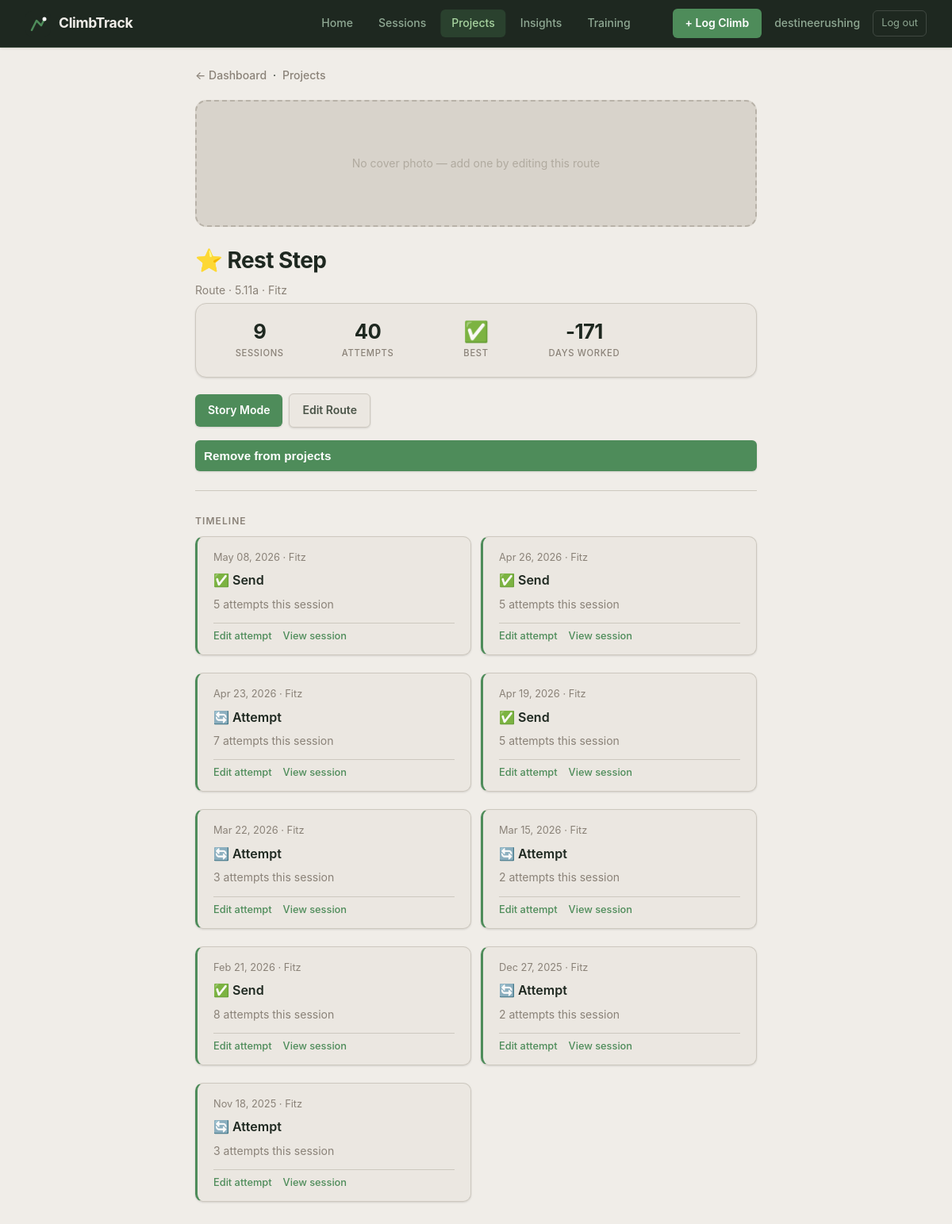
Page /route/39 (signed in) on the committed database.
### app.py (models this page shows, shortened)
class User(UserMixin, db.Model):
    id = db.Column(db.Integer, primary_key=True)
    email = db.Column(db.String(150), unique=True, nullable=False)
    display_name = db.Column(db.String(100), nullable=False)
    password_hash = db.Column(db.String(256), nullable=False)
    created_at = db.Column(db.DateTime, default=datetime.utcnow)
    sessions = db.relationship('Session', backref='user', lazy=True)

class Route(db.Model):
    id = db.Column(db.Integer, primary_key=True)
    name = db.Column(db.String(100), nullable=False)
    gym_id = db.Column(db.Integer, db.ForeignKey('gym.id'), nullable=True)
    location = db.Column(db.String(100))
    discipline = db.Column(db.String(20), default='boulder')
    grade = db.Column(db.String(20))
    is_project = db.Column(db.Boolean, default=False)
    image_filename = db.Column(db.String(200))
    created_at = db.Column(db.DateTime, default=datetime.utcnow)
    climbs = db.relationship('Climb', backref='route', lazy=True)

class Gym(db.Model):
    id = db.Column(db.Integer, primary_key=True)
    name = db.Column(db.String(100), nullable=False, unique=True)
    address = db.Column(db.String(200))
    is_outdoor = db.Column(db.Boolean, default=False)
    image_filename = db.Column(db.String(200))
    created_at = db.Column(db.DateTime, default=datetime.utcnow)
    sessions = db.relationship('Session', backref='gym', lazy=True)
    routes = db.relationship('Route', backref='gym', lazy=True)

class Climb(db.Model):
    id = db.Column(db.Integer, primary_key=True)
    session_id = db.Column(db.Integer, db.ForeignKey('session.id'), nullable=True)
    route_id = db.Column(db.Integer, db.ForeignKey('route.id'), nullable=True)
    climb_name = db.Column(db.String(100))
    discipline = db.Column(db.String(20), default='boulder')  # 'boulder' or 'route'
    grade = db.Column(db.String(20))
    attempts = db.Column(db.Integer)
    result = db.Column(db.String(20), default='attempt')
    notes = db.Column(db.String(500))
    style_tags = db.Column(db.String(300))  # comma-separated e.g. "crimp,overhang"
    photo_filename = db.Column(db.String(200))
    video_url = db.Column(db.String(500))

class Session(db.Model):
    id = db.Column(db.Integer, primary_key=True)
    date = db.Column(db.DateTime, default=datetime.utcnow)
    gym_id = db.Column(db.Integer, db.ForeignKey('gym.id'), nullable=True)
    user_id = db.Column(db.Integer, db.ForeignKey('user.id'), nullable=True)
    location = db.Column(db.String(100))
    session_type = db.Column(db.String(20), default='indoor')
    notes = db.Column(db.String(300))
    climbs = db.relationship('Climb', backref='session', lazy=True)

### app.py (the view)
@app.route("/route/<int:route_id>")
@login_required
def view_route(route_id):
    route = Route.query.get_or_404(route_id)
    climbs = sorted(
        [c for c in route.climbs if c.session],
        key=lambda c: c.session.date,
        reverse=True
    )
    total_attempts = sum(c.attempts for c in climbs)
    session_ids = {c.session_id for c in climbs}
    best_result = None
    for priority in ['onsight', 'flash', 'send', 'attempt']:
        if any(c.result == priority for c in climbs):
            best_result = priority
            break
    days_worked = None
    if len(climbs) >= 2:
        days_worked = (climbs[-1].session.date - climbs[0].session.date).days
    return render_template(
        "route_detail.html",
        route=route,
        climbs=climbs,
        total_attempts=total_attempts,
        session_count=len(session_ids),
        best_result=best_result,
        days_worked=days_worked,
        result_labels=RESULT_LABELS,
    )

### app.py (called while the page is built)
@login_manager.user_loader
def load_user(user_id):
    return User.query.get(int(user_id))

### templates/route_detail.html (shortened to what this page needs)
<!DOCTYPE html>
<html>
<head>
    <link rel="stylesheet" href="{{ url_for('static', filename='style.css') }}">
</head>
<body>
    <header class="desktop-nav">
        <a href="/" class="desktop-nav-logo">
            <span class="desktop-nav-wordmark">ClimbTrack</span>
        </a>
        <nav class="desktop-nav-links">
            <a href="/" class="desktop-nav-link">Home</a>
            <a href="/gyms" class="desktop-nav-link">Sessions</a>
            <a href="/projects" class="desktop-nav-link active">Projects</a>
            <a href="/insights" class="desktop-nav-link">Insights</a>
            <a href="/training" class="desktop-nav-link">Training</a>
        </nav>
        <div class="desktop-nav-user">
            <a href="/session/new" class="desktop-nav-cta">+ Log Climb</a>
            <span class="desktop-nav-name">{{ current_user.display_name }}</span>
            <a href="/logout" class="desktop-nav-logout">Log out</a>
        </div>
    </header>
    <nav class="top-nav"><a href="/">← Dashboard</a> &nbsp;·&nbsp; <a href="/projects">Projects</a></nav>
    {% if route.image_filename %}
    <img src="{{ url_for('static', filename='uploads/' + route.image_filename) }}"
         alt="{{ route.name }}" class="cover-image">
    {% else %}
    <div class="cover-placeholder">No cover photo — add one by editing this route</div>
    {% endif %}
    <h1>{% if route.is_project %}⭐ {% endif %}{{ route.name }}</h1>
    <p class="muted">
        {% if route.discipline == 'route' %}Route{% else %}Boulder{% endif %} · {{ route.grade }}
        · {{ route.gym.name if route.gym else route.location }}
    </p>
    {% if climbs %}
    <div class="stats-card">
        <div class="stats-grid">
            <div class="stat">
                <div class="stat-value">{{ session_count }}</div>
                <div class="stat-label">Sessions</div>
            </div>
            <div class="stat">
                <div class="stat-value">{{ total_attempts }}</div>
                <div class="stat-label">Attempts</div>
            </div>
            <div class="stat">
                <div class="stat-value">
                    {% if best_result and best_result != 'attempt' %}
                        {{ result_labels[best_result].split(' ')[0] }}
                    {% else %}—{% endif %}
                </div>
                <div class="stat-label">Best</div>
            </div>
            {% if days_worked is not none %}
            <div class="stat">
                <div class="stat-value">{{ days_worked }}</div>
                <div class="stat-label">Day{% if days_worked != 1 %}s{% endif %} Worked</div>
            </div>
            {% endif %}
        </div>
    </div>
    {% endif %}
    <div class="btn-row">
        <a href="/route/{{ route.id }}/story" class="btn">Story Mode</a>
        <a href="/route/{{ route.id }}/edit" class="btn btn-secondary">Edit Route</a>
        <form method="POST" action="/route/{{ route.id }}/toggle_project" style="display:contents">
            <button type="submit" class="btn btn-secondary">
                {% if route.is_project %}Remove from projects{% else %}Mark as project{% endif %}
            </button>
        </form>
    </div>
    <hr>
    <p class="section-heading">Timeline</p>
    {% if climbs %}
        <div class="card-grid">
        {% for climb in climbs %}
        <div class="card timeline-entry">
            <p class="muted timeline-date">
                {{ climb.session.date.strftime('%b %d, %Y') }} · {{ climb.session.gym.name if climb.session.gym else climb.session.location }}
            </p>
            <p class="timeline-result">{{ result_labels[climb.result] }}</p>
            <p class="muted">{{ climb.attempts }} attempt{% if climb.attempts != 1 %}s{% endif %} this session</p>
            <div class="card-actions">
                <a href="/climb/{{ climb.id }}/edit" class="link-btn">Edit attempt</a>
                <a href="/session/{{ climb.session_id }}" class="link-btn">View session</a>
            </div>
        </div>
        {% endfor %}
        </div>
    {% else %}
        <div class="empty-state">
            <div class="empty-state-icon">📋</div>
            <p>No attempts logged yet.</p>
        </div>
    {% endif %}
</body>
</html>

### rows in the picture
User: display_name "destineerushing"
Route: name "Rest Step", grade "5.11a"
Gym: gym "Fitz"
Climb: session "May 08, 2026", session.gym "Fitz", result "✅ Send", attempts "5"
Climb: session "Apr 26, 2026", session.gym "Fitz", result "✅ Send", attempts "5"
Climb: session "Apr 23, 2026", session.gym "Fitz", result "🔄 Attempt", attempts "7"
Climb: session "Apr 19, 2026", session.gym "Fitz", result "✅ Send", attempts "5"
Climb: session "Mar 22, 2026", session.gym "Fitz", result "🔄 Attempt", attempts "3"
Climb: session "Mar 15, 2026", session.gym "Fitz", result "🔄 Attempt", attempts "2"
Climb: session "Feb 21, 2026", session.gym "Fitz", result "✅ Send", attempts "8"
Climb: session "Dec 27, 2025", session.gym "Fitz", result "🔄 Attempt", attempts "2"
Climb: session "Nov 18, 2025", session.gym "Fitz", result "🔄 Attempt", attempts "3"

### other values in the picture
{{ session_count }} "9"
{{ total_attempts }} "40"
{{ result_labels[best_result].split(' ')[0] }} "✅"
{{ days_worked }} "-171"
